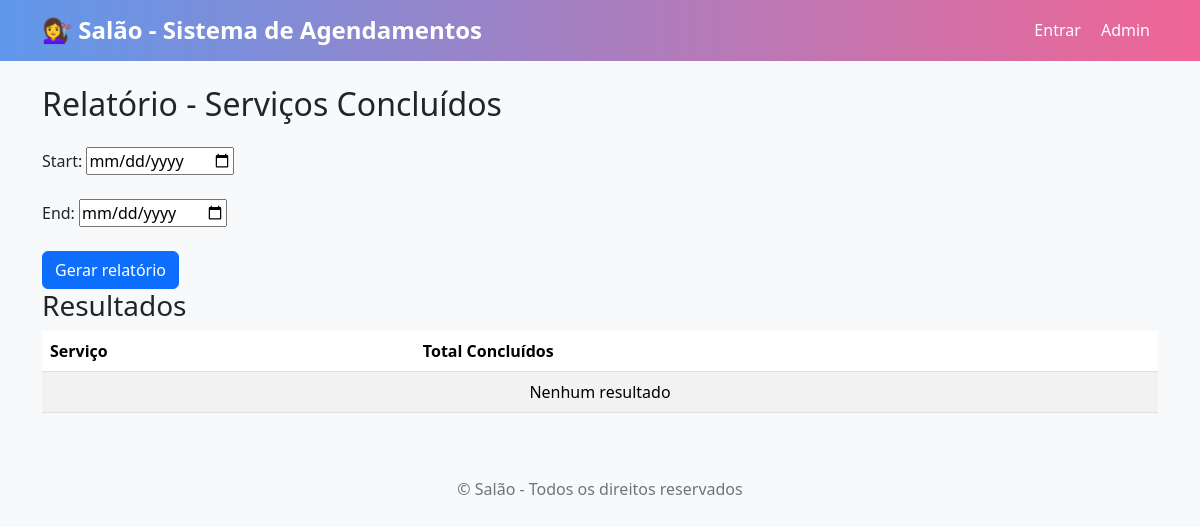
/relatorios/servicos/, run on an earlier commit of the app's database.
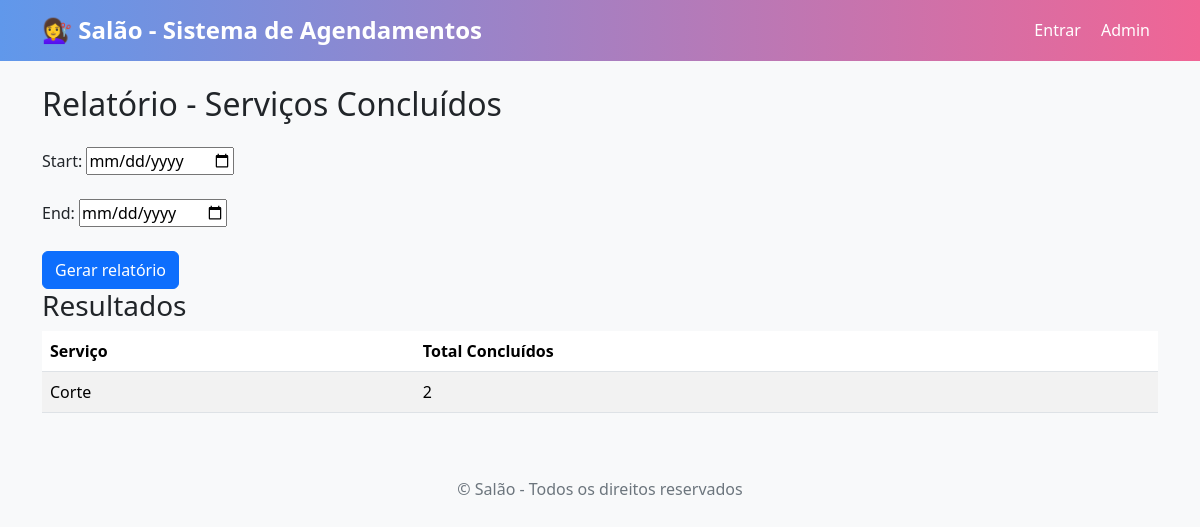
And on a later commit of the database.
### salao/models/servico.py (models this page shows, shortened)
class Servico(models.Model):
    nome = models.CharField(max_length=100)
    duracao_minutos = models.PositiveIntegerField(default=60)  # duração padrão
    preco = models.DecimalField(max_digits=8, decimal_places=2)

### salao/views/relatorio_view.py (the view)
# urls.py: path('servicos/', relatorio_servicos, name='relatorio_servicos'),
def relatorio_servicos(request):
    form = RelatorioForm(request.GET or None)
    data = []
    if form.is_valid():
        start = form.cleaned_data['start']
        end = form.cleaned_data['end']
        start_dt = datetime.combine(start, datetime.min.time())
        end_dt = datetime.combine(end, datetime.max.time())
        data = concluido_por_servico(Agendamento.objects.all(), start_dt, end_dt)
    else:
        end_dt = timezone.now()
        start_dt = end_dt - timedelta(days=30)
        data = concluido_por_servico(Agendamento.objects.all(), start_dt, end_dt)
        form = RelatorioForm(initial={'start': start_dt.date(), 'end': end_dt.date()})
    return render(request, 'relatorio/relatorio_servicos.html', {'form': form, 'data': data})

### salao/forms/relatorio_form.py
class RelatorioForm(forms.Form):
    start = forms.DateField(required=True, widget=forms.DateInput(attrs={'type':'date'}))
    end = forms.DateField(required=True, widget=forms.DateInput(attrs={'type':'date'}))

### salao/reports.py (called while the page is built)
def concluido_por_servico(queryset, start_dt, end_dt):
    qs = queryset.filter(
        status='CONCLUIDO',
        inicio__gte=start_dt,
        inicio__lt=end_dt
    ).values('servico__nome').annotate(total=Count('id')).order_by('-total')
    return list(qs)

### salao/templates/relatorio/relatorio_servicos.html (shortened to what this page needs)
{% extends 'base.html' %}
{% block content %}
  <h2 class="mb-4">Relatório - Serviços Concluídos</h2>
  <form method="get" class="row g-2">
    {{ form.as_p }}
    <div class="col-auto">
      <button type="submit" class="btn btn-primary">Gerar relatório</button>
    </div>
  </form>
  <h3>Resultados</h3>
  <div class="table-responsive">
    <table class="table table-striped table-hover">
      <thead>
        <tr><th>Serviço</th><th>Total Concluídos</th></tr>
      </thead>
      <tbody>
        {% for row in data %}
        <tr><td>{{ row.servico__nome }}</td><td>{{ row.total }}</td></tr>
        {% empty %}
        <tr><td colspan="2" class="text-center">Nenhum resultado</td></tr>
        {% endfor %}
      </tbody>
    </table>
  </div>
{% endblock %}

### salao/templates/base.html (shortened to what this page needs)
<!doctype html>
<html lang="pt-br">
<head>
  <link href="https://cdn.jsdelivr.net/npm/bootstrap@5.3.2/dist/css/bootstrap.min.css" rel="stylesheet">
</head>
<body>
  <header>
    <div class="container">
      <div class="d-flex flex-column flex-md-row align-items-center justify-content-between">
        <h1 class="mb-2 mb-md-0">💇‍♀️ Salão - Sistema de Agendamentos</h1>
        <nav>
          {% if request.user.is_authenticated %}
            <a href="{% url 'agendamentos:home' %}">Home</a>
            <a href="{% url 'agendamentos:list' %}">Lista Agendamentos</a>
            <a href="{% url 'relatorios:relatorio_servicos' %}">Relatório</a>
            <a href="{% url 'login:logout' %}">Sair</a>
          {% else %}
            <a href="{% url 'login:login' %}">Entrar</a>
          {% endif %}
          <a href="/admin/">Admin</a>
        </nav>
      </div>
    </div>
  </header>
  <main class="container">
    {% block content %}{% endblock %}
  </main>
  <footer>
    <p>© {{ now|date:"Y" }} Salão - Todos os direitos reservados</p>
  </footer>
</body>
</html>

### salao/templates/base.html (style rules this page uses)
body { background-color: #f8f9fa; }
header { background: linear-gradient(90deg, #6098eb, #f06595); color: white; padding: 1rem 0; margin-bottom: 1.5rem; }
header h1 { font-size: 1.5rem; font-weight: bold; }
nav a { color: white !important; text-decoration: none; margin: 0 0.5rem; font-weight: 500; }
table th { background-color: #729fe2; color: white; }
table td, table th { vertical-align: middle; }
footer { text-align: center; padding: 1rem; margin-top: 2rem; color: #6c757d; }

What changed in the data, as far as the page shows it:
added Servico: servico__nome "Corte", total "2"
Also different on the page:
text no longer shown: "Nenhum resultado"
